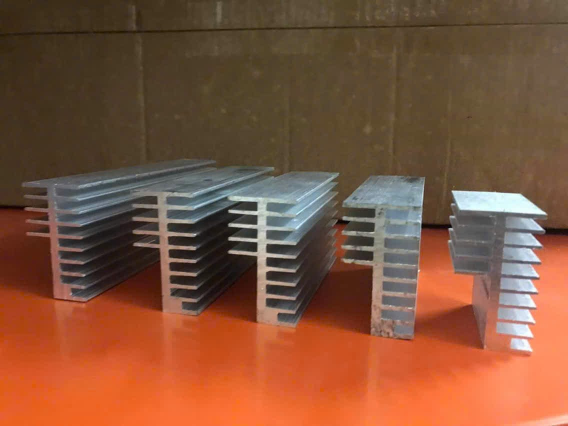
#> input picture quang-cao-nhom-tan-nhiet/anh/1-cac-mau.jpg, 1136 x 852 px (shown at 1/2 size)
$ python tao_video_dich_vu_cat.py
#> lines starting #> are read from the running program, lines starting #| are printed output that depends on the picture
### quang-cao-nhom-tan-nhiet/tao_video.py
"""Tao video quang cao nhom tan nhiet (dinh dang doc 1080x1920 cho TikTok / Reels / Zalo).

Chay:  python3 tao_video.py
Ket qua: video-quang-cao-nhom-tan-nhiet.mp4 (cung thu muc)

Muon doi chu (hotline, ten cua hang...) chi can sua phan CAU HINH ben duoi roi chay lai.
"""
import math
import os
import subprocess
import wave

import numpy as np
from PIL import Image, ImageDraw, ImageFilter, ImageFont

# ===================== CAU HINH =====================
TEN_CUA_HANG = "NHÔM PHÚC LÊ"
HOTLINE = "0906.185.715"
DIA_CHI = "TP.HCM  •  Giao hàng toàn quốc"
# ====================================================

W, H, FPS = 1080, 1920, 30
XFADE = 0.6
DIR = os.path.dirname(os.path.abspath(__file__))
OUT = os.path.join(DIR, "video-quang-cao-nhom-tan-nhiet.mp4")
FONT_DIR = "/usr/share/fonts/opentype/inter"

ORANGE = (255, 122, 26)
WHITE = (255, 255, 255)
STEEL = (200, 212, 225)


def font(weight, size):
    return ImageFont.truetype(os.path.join(FONT_DIR, f"Inter-{weight}.otf"), size)


def ease(x):
    x = max(0.0, min(1.0, x))
    return 1 - (1 - x) ** 3


def load(name):
#> called with name = '1-cac-mau.jpg'
    return Image.open(os.path.join(DIR, "anh", name)).convert("RGB")
#> returned value is the input picture: PIL image 1136x852 RGB; mean R, G, B 128.5, 83.6, 59.6


# [8 lines left out: function make_bg, not called in this run]


IMGS = {k: load(v) for k, v in {
    "mau": "1-cac-mau.jpg", "dai": "2-thanh-dai.jpg",
    "cat": "3-mat-cat.jpg", "rong": "4-ban-rong.jpg"}.items()}
#> call 2 of load, with name = '2-thanh-dai.jpg'
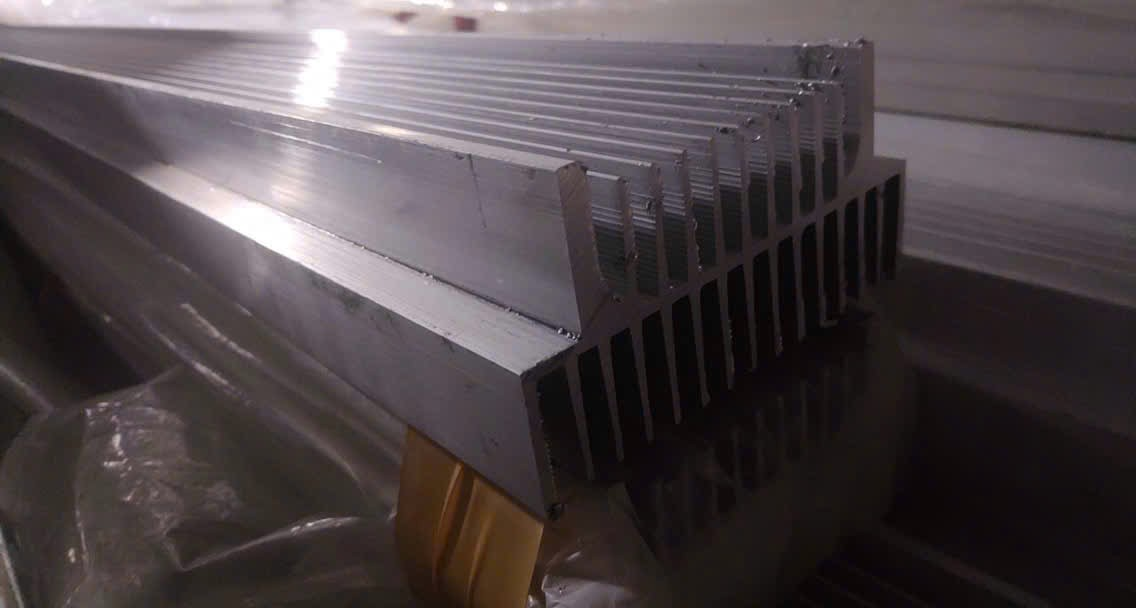
#> input picture quang-cao-nhom-tan-nhiet/anh/2-thanh-dai.jpg, 1136 x 608 px
#> in load, returned value is the input picture: PIL image 1136x608 RGB; mean R, G, B 78.5, 69.8, 72.7
#> call 3 of load, with name = '3-mat-cat.jpg'
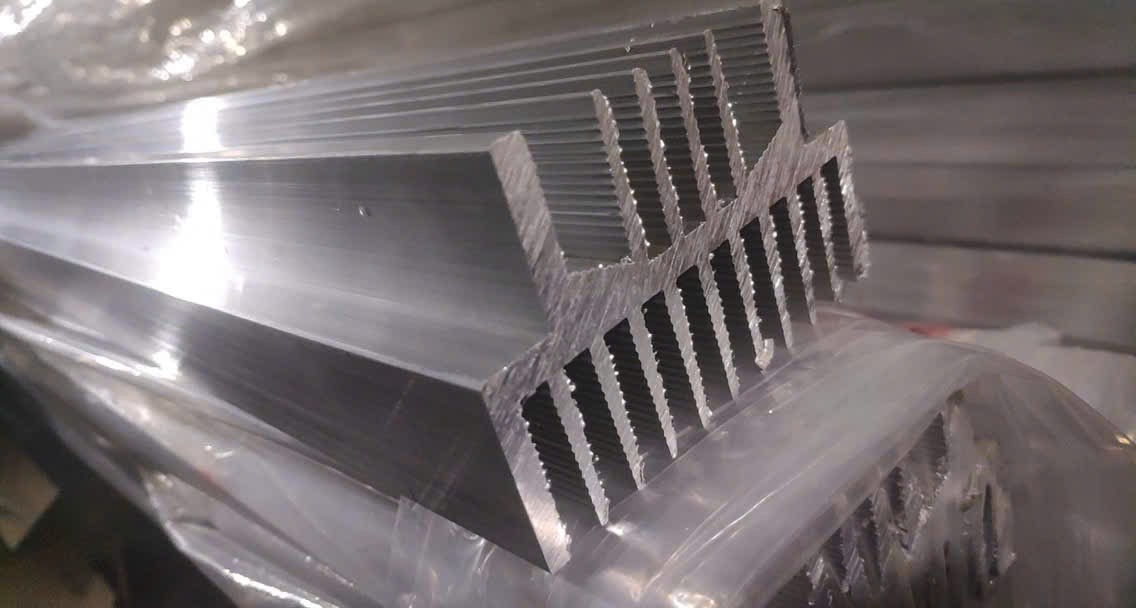
#> input picture quang-cao-nhom-tan-nhiet/anh/3-mat-cat.jpg, 1136 x 608 px
#> in load, returned value is the input picture: PIL image 1136x608 RGB; mean R, G, B 116.7, 108.9, 110.5
BGS = {k: make_bg(v) for k, v in IMGS.items()}

FG_W, FG_H, FG_Y = 1000, 760, 520
MASK = Image.new("L", (FG_W, FG_H), 0)
ImageDraw.Draw(MASK).rounded_rectangle((0, 0, FG_W - 1, FG_H - 1), 28, fill=255)


# [10 lines left out: function ken_burns, not called in this run]


def text_w(draw, s, f):
    return draw.textlength(s, font=f)


# [160 lines left out: functions draw_text, top_tag, photo_scene, intro_scene, outro_scene, not called in this run]


SCENES = [
    intro_scene(4.2),
    photo_scene("mau", ["ĐA DẠNG", "MẪU MÃ"],
                ["Nhiều kích thước, nhiều kiểu cánh", "Hàng có sẵn, giao nhanh", "Phù hợp mọi thiết bị"],
                zoom=(1.0, 1.15), pan=(0.3, 0.2), dur=5.0),
    photo_scene("cat", ["CÁNH TẢN", "DÀY & ĐỀU"],
                ["Tăng diện tích tỏa nhiệt", "Thoát nhiệt nhanh, ổn định", "Bề mặt nhôm sáng, đẹp"],
                zoom=(1.0, 1.2), pan=(0.2, 0.0), dur=5.0),
    photo_scene("rong", ["BẢN RỘNG", "CHO CÔNG SUẤT LỚN"],
                ["Biến tần, bộ nguồn, inverter", "Đèn LED, amply, tủ điện", "Máy hàn, sạc, thiết bị công nghiệp"],
                zoom=(1.0, 1.15), pan=(0.0, 0.3), dur=5.0),
    photo_scene("dai", ["THANH DÀI", "CẮT THEO YÊU CẦU"],
                ["Cắt đúng kích thước khách cần", "Đóng gói cẩn thận, chống trầy", "Giá tốt cho đơn sỉ & xưởng"],
                zoom=(1.0, 1.18), pan=(-0.3, 0.0), dur=5.0),
    outro_scene(6.0),
]


def total_duration():
    return sum(d for d, _ in SCENES) - XFADE * (len(SCENES) - 1)


# [88 lines left out: functions frame_at, make_music, main, not called in this run]


# [2 lines that do not run on import are left out]

### quang-cao-nhom-tan-nhiet/tao_video_dich_vu_cat.py
"""Video TikTok ~15 giay gioi thieu dich vu cat nhom theo yeu cau (dung anh ong nhom tron).

Chay:  python3 tao_video_dich_vu_cat.py
Ket qua: video-tiktok-dich-vu-cat.mp4
"""
import os

#> (the run stopped early here; a loop or call above may not have finished)
